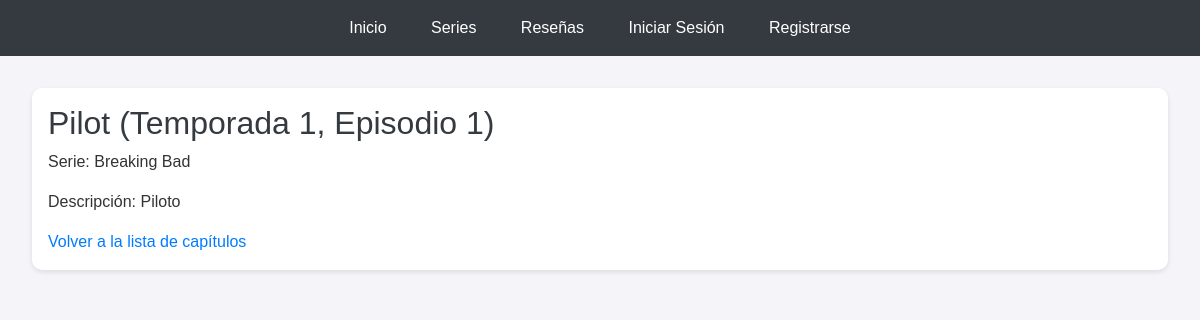
Screenshot of /series/capitulos/1/ with the database file from the repository.
### apps/series/models.py (models this page shows, shortened)
class Capitulo(models.Model):
    titulo = models.CharField(max_length=200)
    numero = models.IntegerField()  # Número del capítulo dentro de la temporada
    temporada = models.IntegerField()  # Número de la temporada
    serie = models.ForeignKey(Serie, on_delete=models.CASCADE, related_name='capitulos')
    descripcion = models.TextField()

class Serie(models.Model):
    titulo = models.CharField(max_length=200)
    sinopsis = models.TextField()
    imagen = models.ImageField(upload_to='series/', blank=True, null=True)
    def __str__(self):
        return self.titulo

### apps/series/views.py (the view)
# urls.py: path('capitulos/<int:pk>/', CapituloDetailView.as_view(), name='capitulo-detail'),
class CapituloDetailView(DetailView):
    model = Capitulo
    template_name = 'series/capitulo_detail.html'

### templates/series/capitulo_detail.html
{% extends 'base.html' %}
{% block content %}
    <h2>{{ object.titulo }} (Temporada {{ object.temporada }}, Episodio {{ object.numero }})</h2>
    <p>Serie: {{ object.serie }}</p>
    <p>Descripción: {{ object.descripcion }}</p>
    <a href="{% url 'series:capitulo-list' %}">Volver a la lista de capítulos</a>
{% endblock %}

### static/css/styles.css (style rules this page uses)
body { font-family: Arial, sans-serif; margin: 0; padding: 0; background-color: #f4f4f9; color: #333; }
h2 { color: #343a40; }

### rows the page displays
Capitulo: titulo "Pilot", temporada "1", numero "1", serie "Breaking Bad", descripcion "Piloto"
